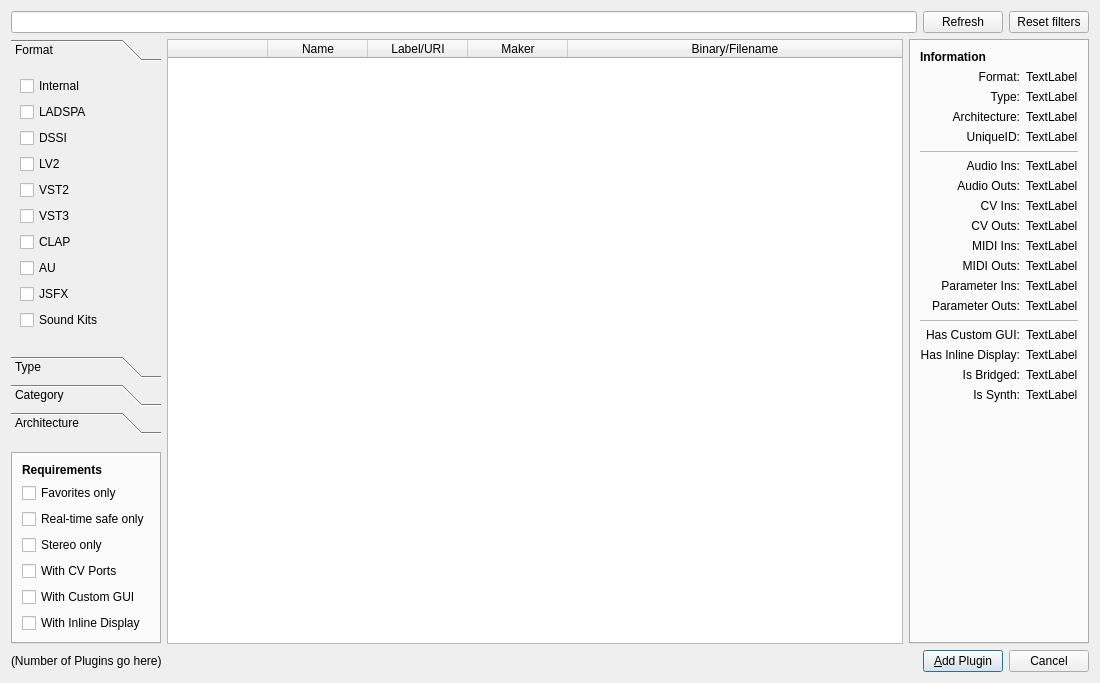
<?xml version="1.0" encoding="UTF-8"?>
<ui version="4.0">
 <class>PluginDatabaseW</class>
 <widget class="QDialog" name="PluginDatabaseW">
  <property name="geometry">
   <rect>
    <x>0</x>
    <y>0</y>
    <width>1100</width>
    <height>683</height>
   </rect>
  </property>
  <property name="windowTitle">
   <string>Carla - Add New</string>
  </property>
  <layout class="QGridLayout" name="gridLayout_3">
   <item row="2" column="0">
    <spacer name="verticalSpacer_6">
     <property name="orientation">
      <enum>Qt::Vertical</enum>
     </property>
     <property name="sizeHint" stdset="0">
      <size>
       <width>20</width>
       <height>40</height>
      </size>
     </property>
    </spacer>
   </item>
   <item row="3" column="0">
    <widget class="QTabWidget" name="tab_reqs">
     <property name="sizePolicy">
      <sizepolicy hsizetype="Minimum" vsizetype="Minimum">
       <horstretch>0</horstretch>
       <verstretch>0</verstretch>
      </sizepolicy>
     </property>
     <property name="tabBarAutoHide" stdset="0">
      <bool>true</bool>
     </property>
     <widget class="QWidget" name="tw_reqs">
      <attribute name="title">
       <string/>
      </attribute>
      <layout class="QGridLayout" name="gridLayout">
       <item row="0" column="1">
        <widget class="QLabel" name="l_reqs">
         <property name="font">
          <font>
           <weight>75</weight>
           <bold>true</bold>
          </font>
         </property>
         <property name="text">
          <string>Requirements</string>
         </property>
        </widget>
       </item>
       <item row="5" column="1">
        <widget class="QCheckBox" name="ch_gui">
         <property name="text">
          <string>With Custom GUI </string>
         </property>
        </widget>
       </item>
       <item row="4" column="1">
        <widget class="QCheckBox" name="ch_cv">
         <property name="text">
          <string>With CV Ports</string>
         </property>
        </widget>
       </item>
       <item row="2" column="1">
        <widget class="QCheckBox" name="ch_rtsafe">
         <property name="text">
          <string>Real-time safe only</string>
         </property>
        </widget>
       </item>
       <item row="3" column="1">
        <widget class="QCheckBox" name="ch_stereo">
         <property name="text">
          <string>Stereo only</string>
         </property>
        </widget>
       </item>
       <item row="6" column="1">
        <widget class="QCheckBox" name="ch_inline_display">
         <property name="text">
          <string>With Inline Display</string>
         </property>
        </widget>
       </item>
       <item row="1" column="1">
        <widget class="QCheckBox" name="ch_favorites">
         <property name="text">
          <string>Favorites only</string>
         </property>
        </widget>
       </item>
      </layout>
     </widget>
    </widget>
   </item>
   <item row="4" column="0" colspan="3">
    <layout class="QHBoxLayout" name="horizontalLayout_2">
     <item>
      <widget class="QLabel" name="label">
       <property name="text">
        <string>(Number of Plugins go here)</string>
       </property>
       <property name="textInteractionFlags">
        <set>Qt::LinksAccessibleByMouse|Qt::TextSelectableByMouse</set>
       </property>
      </widget>
     </item>
     <item>
      <spacer name="horizontalSpacer">
       <property name="orientation">
        <enum>Qt::Horizontal</enum>
       </property>
       <property name="sizeHint" stdset="0">
        <size>
         <width>40</width>
         <height>20</height>
        </size>
       </property>
      </spacer>
     </item>
     <item>
      <widget class="QPushButton" name="b_add">
       <property name="text">
        <string>&amp;Add Plugin</string>
       </property>
       <property name="icon">
        <iconset resource="../resources.qrc">
         <normaloff>:/16x16/list-add.svgz</normaloff>:/16x16/list-add.svgz</iconset>
       </property>
      </widget>
     </item>
     <item>
      <widget class="QPushButton" name="b_cancel">
       <property name="text">
        <string>Cancel</string>
       </property>
       <property name="icon">
        <iconset resource="../resources.qrc">
         <normaloff>:/16x16/dialog-cancel.svgz</normaloff>:/16x16/dialog-cancel.svgz</iconset>
       </property>
      </widget>
     </item>
    </layout>
   </item>
   <item row="0" column="0" colspan="3">
    <layout class="QHBoxLayout" name="horizontalLayout">
     <item>
      <widget class="QLineEdit" name="lineEdit">
       <property name="clearButtonEnabled" stdset="0">
        <bool>true</bool>
       </property>
      </widget>
     </item>
     <item>
      <widget class="QPushButton" name="b_refresh">
       <property name="text">
        <string>Refresh</string>
       </property>
       <property name="icon">
        <iconset resource="../resources.qrc">
         <normaloff>:/16x16/view-refresh.svgz</normaloff>:/16x16/view-refresh.svgz</iconset>
       </property>
      </widget>
     </item>
     <item>
      <widget class="QPushButton" name="b_clear_filters">
       <property name="text">
        <string>Reset filters</string>
       </property>
       <property name="icon">
        <iconset resource="../resources.qrc">
         <normaloff>:/16x16/edit-clear.svgz</normaloff>:/16x16/edit-clear.svgz</iconset>
       </property>
      </widget>
     </item>
    </layout>
   </item>
   <item row="1" column="2" rowspan="3">
    <widget class="QTabWidget" name="tab_info">
     <property name="tabBarAutoHide" stdset="0">
      <bool>true</bool>
     </property>
     <widget class="QWidget" name="tw_info">
      <attribute name="title">
       <string/>
      </attribute>
      <layout class="QGridLayout" name="gridLayout_2">
       <item row="19" column="0">
        <spacer name="verticalSpacer_2">
         <property name="orientation">
          <enum>Qt::Vertical</enum>
         </property>
         <property name="sizeHint" stdset="0">
          <size>
           <width>20</width>
           <height>40</height>
          </size>
         </property>
        </spacer>
       </item>
       <item row="1" column="1">
        <widget class="QLabel" name="l_format">
         <property name="text">
          <string>TextLabel</string>
         </property>
        </widget>
       </item>
       <item row="1" column="0">
        <widget class="QLabel" name="label_2">
         <property name="text">
          <string>Format:</string>
         </property>
         <property name="alignment">
          <set>Qt::AlignRight|Qt::AlignTrailing|Qt::AlignVCenter</set>
         </property>
        </widget>
       </item>
       <item row="3" column="0">
        <widget class="QLabel" name="label_4">
         <property name="text">
          <string>Architecture:</string>
         </property>
         <property name="alignment">
          <set>Qt::AlignRight|Qt::AlignTrailing|Qt::AlignVCenter</set>
         </property>
        </widget>
       </item>
       <item row="3" column="1">
        <widget class="QLabel" name="l_arch">
         <property name="text">
          <string>TextLabel</string>
         </property>
        </widget>
       </item>
       <item row="2" column="0">
        <widget class="QLabel" name="label_6">
         <property name="text">
          <string>Type:</string>
         </property>
         <property name="alignment">
          <set>Qt::AlignRight|Qt::AlignTrailing|Qt::AlignVCenter</set>
         </property>
        </widget>
       </item>
       <item row="2" column="1">
        <widget class="QLabel" name="l_type">
         <property name="text">
          <string>TextLabel</string>
         </property>
        </widget>
       </item>
       <item row="19" column="1">
        <spacer name="verticalSpacer">
         <property name="orientation">
          <enum>Qt::Vertical</enum>
         </property>
         <property name="sizeHint" stdset="0">
          <size>
           <width>20</width>
           <height>40</height>
          </size>
         </property>
        </spacer>
       </item>
       <item row="10" column="0">
        <widget class="QLabel" name="label_12">
         <property name="text">
          <string>MIDI Ins:</string>
         </property>
         <property name="alignment">
          <set>Qt::AlignRight|Qt::AlignTrailing|Qt::AlignVCenter</set>
         </property>
        </widget>
       </item>
       <item row="6" column="0">
        <widget class="QLabel" name="label_8">
         <property name="text">
          <string>Audio Ins:</string>
         </property>
         <property name="alignment">
          <set>Qt::AlignRight|Qt::AlignTrailing|Qt::AlignVCenter</set>
         </property>
        </widget>
       </item>
       <item row="9" column="0">
        <widget class="QLabel" name="label_11">
         <property name="text">
          <string>CV Outs:</string>
         </property>
         <property name="alignment">
          <set>Qt::AlignRight|Qt::AlignTrailing|Qt::AlignVCenter</set>
         </property>
        </widget>
       </item>
       <item row="11" column="0">
        <widget class="QLabel" name="label_13">
         <property name="text">
          <string>MIDI Outs:</string>
         </property>
         <property name="alignment">
          <set>Qt::AlignRight|Qt::AlignTrailing|Qt::AlignVCenter</set>
         </property>
        </widget>
       </item>
       <item row="12" column="0">
        <widget class="QLabel" name="label_14">
         <property name="text">
          <string>Parameter Ins:</string>
         </property>
         <property name="alignment">
          <set>Qt::AlignRight|Qt::AlignTrailing|Qt::AlignVCenter</set>
         </property>
        </widget>
       </item>
       <item row="13" column="0">
        <widget class="QLabel" name="label_15">
         <property name="text">
          <string>Parameter Outs:</string>
         </property>
         <property name="alignment">
          <set>Qt::AlignRight|Qt::AlignTrailing|Qt::AlignVCenter</set>
         </property>
        </widget>
       </item>
       <item row="7" column="0">
        <widget class="QLabel" name="label_9">
         <property name="text">
          <string>Audio Outs:</string>
         </property>
         <property name="alignment">
          <set>Qt::AlignRight|Qt::AlignTrailing|Qt::AlignVCenter</set>
         </property>
        </widget>
       </item>
       <item row="8" column="0">
        <widget class="QLabel" name="label_10">
         <property name="text">
          <string>CV Ins:</string>
         </property>
         <property name="alignment">
          <set>Qt::AlignRight|Qt::AlignTrailing|Qt::AlignVCenter</set>
         </property>
        </widget>
       </item>
       <item row="4" column="0">
        <widget class="QLabel" name="la_id">
         <property name="text">
          <string>UniqueID:</string>
         </property>
         <property name="alignment">
          <set>Qt::AlignRight|Qt::AlignTrailing|Qt::AlignVCenter</set>
         </property>
        </widget>
       </item>
       <item row="16" column="0">
        <widget class="QLabel" name="label_18">
         <property name="text">
          <string>Has Inline Display:</string>
         </property>
         <property name="alignment">
          <set>Qt::AlignRight|Qt::AlignTrailing|Qt::AlignVCenter</set>
         </property>
        </widget>
       </item>
       <item row="15" column="0">
        <widget class="QLabel" name="label_17">
         <property name="text">
          <string>Has Custom GUI:</string>
         </property>
         <property name="alignment">
          <set>Qt::AlignRight|Qt::AlignTrailing|Qt::AlignVCenter</set>
         </property>
        </widget>
       </item>
       <item row="18" column="0">
        <widget class="QLabel" name="label_19">
         <property name="text">
          <string>Is Synth:</string>
         </property>
         <property name="alignment">
          <set>Qt::AlignRight|Qt::AlignTrailing|Qt::AlignVCenter</set>
         </property>
        </widget>
       </item>
       <item row="17" column="0">
        <widget class="QLabel" name="label_20">
         <property name="text">
          <string>Is Bridged:</string>
         </property>
         <property name="alignment">
          <set>Qt::AlignRight|Qt::AlignTrailing|Qt::AlignVCenter</set>
         </property>
        </widget>
       </item>
       <item row="7" column="1">
        <widget class="QLabel" name="l_aouts">
         <property name="text">
          <string>TextLabel</string>
         </property>
        </widget>
       </item>
       <item row="4" column="1">
        <widget class="QLabel" name="l_id">
         <property name="text">
          <string>TextLabel</string>
         </property>
        </widget>
       </item>
       <item row="6" column="1">
        <widget class="QLabel" name="l_ains">
         <property name="text">
          <string>TextLabel</string>
         </property>
        </widget>
       </item>
       <item row="18" column="1">
        <widget class="QLabel" name="l_synth">
         <property name="text">
          <string>TextLabel</string>
         </property>
        </widget>
       </item>
       <item row="12" column="1">
        <widget class="QLabel" name="l_pins">
         <property name="text">
          <string>TextLabel</string>
         </property>
        </widget>
       </item>
       <item row="8" column="1">
        <widget class="QLabel" name="l_cvins">
         <property name="text">
          <string>TextLabel</string>
         </property>
        </widget>
       </item>
       <item row="13" column="1">
        <widget class="QLabel" name="l_pouts">
         <property name="text">
          <string>TextLabel</string>
         </property>
        </widget>
       </item>
       <item row="11" column="1">
        <widget class="QLabel" name="l_mouts">
         <property name="text">
          <string>TextLabel</string>
         </property>
        </widget>
       </item>
       <item row="10" column="1">
        <widget class="QLabel" name="l_mins">
         <property name="text">
          <string>TextLabel</string>
         </property>
        </widget>
       </item>
       <item row="17" column="1">
        <widget class="QLabel" name="l_bridged">
         <property name="text">
          <string>TextLabel</string>
         </property>
        </widget>
       </item>
       <item row="16" column="1">
        <widget class="QLabel" name="l_idisp">
         <property name="text">
          <string>TextLabel</string>
         </property>
        </widget>
       </item>
       <item row="15" column="1">
        <widget class="QLabel" name="l_gui">
         <property name="text">
          <string>TextLabel</string>
         </property>
        </widget>
       </item>
       <item row="9" column="1">
        <widget class="QLabel" name="l_cvouts">
         <property name="text">
          <string>TextLabel</string>
         </property>
        </widget>
       </item>
       <item row="0" column="0" colspan="2">
        <widget class="QLabel" name="label_3">
         <property name="font">
          <font>
           <weight>75</weight>
           <bold>true</bold>
          </font>
         </property>
         <property name="text">
          <string>Information</string>
         </property>
        </widget>
       </item>
       <item row="14" column="0" colspan="2">
        <widget class="Line" name="line_2">
         <property name="lineWidth">
          <number>0</number>
         </property>
         <property name="midLineWidth">
          <number>1</number>
         </property>
         <property name="orientation">
          <enum>Qt::Horizontal</enum>
         </property>
        </widget>
       </item>
       <item row="5" column="0" colspan="2">
        <widget class="Line" name="line">
         <property name="lineWidth">
          <number>0</number>
         </property>
         <property name="midLineWidth">
          <number>1</number>
         </property>
         <property name="orientation">
          <enum>Qt::Horizontal</enum>
         </property>
        </widget>
       </item>
      </layout>
     </widget>
    </widget>
   </item>
   <item row="1" column="1" rowspan="3">
    <widget class="QTableWidget" name="tableWidget">
     <property name="sizePolicy">
      <sizepolicy hsizetype="Expanding" vsizetype="Expanding">
       <horstretch>1</horstretch>
       <verstretch>0</verstretch>
      </sizepolicy>
     </property>
     <property name="editTriggers">
      <set>QAbstractItemView::NoEditTriggers</set>
     </property>
     <property name="showDropIndicator" stdset="0">
      <bool>false</bool>
     </property>
     <property name="dragDropOverwriteMode">
      <bool>false</bool>
     </property>
     <property name="alternatingRowColors">
      <bool>true</bool>
     </property>
     <property name="selectionMode">
      <enum>QAbstractItemView::SingleSelection</enum>
     </property>
     <property name="selectionBehavior">
      <enum>QAbstractItemView::SelectRows</enum>
     </property>
     <property name="showGrid">
      <bool>false</bool>
     </property>
     <property name="gridStyle">
      <enum>Qt::NoPen</enum>
     </property>
     <property name="sortingEnabled">
      <bool>true</bool>
     </property>
     <property name="wordWrap">
      <bool>false</bool>
     </property>
     <attribute name="horizontalHeaderMinimumSectionSize">
      <number>24</number>
     </attribute>
     <attribute name="horizontalHeaderStretchLastSection">
      <bool>true</bool>
     </attribute>
     <attribute name="verticalHeaderVisible">
      <bool>false</bool>
     </attribute>
     <attribute name="verticalHeaderDefaultSectionSize">
      <number>22</number>
     </attribute>
     <attribute name="verticalHeaderMinimumSectionSize">
      <number>12</number>
     </attribute>
     <column>
      <property name="text">
       <string notr="true"/>
      </property>
      <property name="toolTip">
       <string notr="true"/>
      </property>
      <property name="whatsThis">
       <string notr="true"/>
      </property>
      <property name="icon">
       <iconset resource="../resources.qrc">
        <normaloff>:/16x16/bookmarks.svgz</normaloff>:/16x16/bookmarks.svgz</iconset>
      </property>
     </column>
     <column>
      <property name="text">
       <string>Name</string>
      </property>
     </column>
     <column>
      <property name="text">
       <string>Label/URI</string>
      </property>
     </column>
     <column>
      <property name="text">
       <string>Maker</string>
      </property>
     </column>
     <column>
      <property name="text">
       <string>Binary/Filename</string>
      </property>
     </column>
    </widget>
   </item>
   <item row="1" column="0">
    <widget class="QToolBox" name="toolBox">
     <property name="currentIndex">
      <number>0</number>
     </property>
     <widget class="QWidget" name="p_format">
      <property name="geometry">
       <rect>
        <x>0</x>
        <y>0</y>
        <width>158</width>
        <height>237</height>
       </rect>
      </property>
      <attribute name="label">
       <string>Format</string>
      </attribute>
      <layout class="QVBoxLayout" name="verticalLayout">
       <item>
        <widget class="QCheckBox" name="ch_internal">
         <property name="text">
          <string>Internal</string>
         </property>
        </widget>
       </item>
       <item>
        <widget class="QCheckBox" name="ch_ladspa">
         <property name="text">
          <string>LADSPA</string>
         </property>
        </widget>
       </item>
       <item>
        <widget class="QCheckBox" name="ch_dssi">
         <property name="text">
          <string>DSSI</string>
         </property>
        </widget>
       </item>
       <item>
        <widget class="QCheckBox" name="ch_lv2">
         <property name="text">
          <string>LV2</string>
         </property>
        </widget>
       </item>
       <item>
        <widget class="QCheckBox" name="ch_vst">
         <property name="text">
          <string>VST2</string>
         </property>
        </widget>
       </item>
       <item>
        <widget class="QCheckBox" name="ch_vst3">
         <property name="text">
          <string>VST3</string>
         </property>
        </widget>
       </item>
       <item>
        <widget class="QCheckBox" name="ch_clap">
         <property name="text">
          <string>CLAP</string>
         </property>
        </widget>
       </item>
       <item>
        <widget class="QCheckBox" name="ch_au">
         <property name="text">
          <string>AU</string>
         </property>
        </widget>
       </item>
       <item>
        <widget class="QCheckBox" name="ch_jsfx">
         <property name="text">
          <string>JSFX</string>
         </property>
        </widget>
       </item>
       <item>
        <widget class="QCheckBox" name="ch_kits">
         <property name="text">
          <string>Sound Kits</string>
         </property>
        </widget>
       </item>
       <item>
        <spacer name="verticalSpacer_5">
         <property name="orientation">
          <enum>Qt::Vertical</enum>
         </property>
         <property name="sizeHint" stdset="0">
          <size>
           <width>20</width>
           <height>40</height>
          </size>
         </property>
        </spacer>
       </item>
      </layout>
     </widget>
     <widget class="QWidget" name="p_type">
      <property name="geometry">
       <rect>
        <x>0</x>
        <y>0</y>
        <width>158</width>
        <height>156</height>
       </rect>
      </property>
      <attribute name="label">
       <string>Type</string>
      </attribute>
      <layout class="QVBoxLayout" name="verticalLayout_2">
       <item>
        <widget class="QCheckBox" name="ch_effects">
         <property name="text">
          <string>Effects</string>
         </property>
        </widget>
       </item>
       <item>
        <widget class="QCheckBox" name="ch_instruments">
         <property name="text">
          <string>Instruments</string>
         </property>
        </widget>
       </item>
       <item>
        <widget class="QCheckBox" name="ch_midi">
         <property name="text">
          <string>MIDI Plugins</string>
         </property>
        </widget>
       </item>
       <item>
        <widget class="QCheckBox" name="ch_other">
         <property name="text">
          <string>Other/Misc</string>
         </property>
        </widget>
       </item>
       <item>
        <spacer name="verticalSpacer_3">
         <property name="orientation">
          <enum>Qt::Vertical</enum>
         </property>
         <property name="sizeHint" stdset="0">
          <size>
           <width>20</width>
           <height>40</height>
          </size>
         </property>
        </spacer>
       </item>
      </layout>
     </widget>
     <widget class="QWidget" name="p_category">
      <attribute name="label">
       <string>Category</string>
      </attribute>
      <layout class="QVBoxLayout" name="verticalLayout_4">
       <item>
        <widget class="QCheckBox" name="ch_cat_all">
         <property name="text">
          <string>All</string>
         </property>
        </widget>
       </item>
       <item>
        <widget class="QCheckBox" name="ch_cat_delay">
         <property name="text">
          <string>Delay</string>
         </property>
        </widget>
       </item>
       <item>
        <widget class="QCheckBox" name="ch_cat_distortion">
         <property name="text">
          <string>Distortion</string>
         </property>
        </widget>
       </item>
       <item>
        <widget class="QCheckBox" name="ch_cat_dynamics">
         <property name="text">
          <string>Dynamics</string>
         </property>
        </widget>
       </item>
       <item>
        <widget class="QCheckBox" name="ch_cat_eq">
         <property name="text">
          <string>EQ</string>
         </property>
        </widget>
       </item>
       <item>
        <widget class="QCheckBox" name="ch_cat_filter">
         <property name="text">
          <string>Filter</string>
         </property>
        </widget>
       </item>
       <item>
        <widget class="QCheckBox" name="ch_cat_modulator">
         <property name="text">
          <string>Modulator</string>
         </property>
        </widget>
       </item>
       <item>
        <widget class="QCheckBox" name="ch_cat_synth">
         <property name="text">
          <string>Synth</string>
         </property>
        </widget>
       </item>
       <item>
        <widget class="QCheckBox" name="ch_cat_utility">
         <property name="text">
          <string>Utility</string>
         </property>
        </widget>
       </item>
       <item>
        <widget class="QCheckBox" name="ch_cat_other">
         <property name="text">
          <string>Other</string>
         </property>
        </widget>
       </item>
       <item>
        <spacer name="verticalSpacer_7">
         <property name="orientation">
          <enum>Qt::Vertical</enum>
         </property>
         <property name="sizeHint" stdset="0">
          <size>
           <width>20</width>
           <height>23</height>
          </size>
         </property>
        </spacer>
       </item>
      </layout>
     </widget>
     <widget class="QWidget" name="p_arch">
      <property name="geometry">
       <rect>
        <x>0</x>
        <y>0</y>
        <width>158</width>
        <height>130</height>
       </rect>
      </property>
      <attribute name="label">
       <string>Architecture</string>
      </attribute>
      <layout class="QVBoxLayout" name="verticalLayout_3">
       <item>
        <widget class="QCheckBox" name="ch_native">
         <property name="text">
          <string>Native</string>
         </property>
        </widget>
       </item>
       <item>
        <widget class="QCheckBox" name="ch_bridged">
         <property name="text">
          <string>Bridged</string>
         </property>
        </widget>
       </item>
       <item>
        <widget class="QCheckBox" name="ch_bridged_wine">
         <property name="text">
          <string>Bridged (Wine)</string>
         </property>
        </widget>
       </item>
       <item>
        <spacer name="verticalSpacer_4">
         <property name="orientation">
          <enum>Qt::Vertical</enum>
         </property>
         <property name="sizeHint" stdset="0">
          <size>
           <width>20</width>
           <height>40</height>
          </size>
         </property>
        </spacer>
       </item>
      </layout>
     </widget>
    </widget>
   </item>
  </layout>
  <action name="act_focus_search">
   <property name="text">
    <string>Focus Text Search</string>
   </property>
   <property name="shortcut">
    <string>Ctrl+F</string>
   </property>
  </action>
 </widget>
 <tabstops>
  <tabstop>lineEdit</tabstop>
  <tabstop>tableWidget</tabstop>
  <tabstop>b_add</tabstop>
  <tabstop>b_cancel</tabstop>
  <tabstop>b_refresh</tabstop>
  <tabstop>b_clear_filters</tabstop>
  <tabstop>ch_internal</tabstop>
  <tabstop>ch_ladspa</tabstop>
  <tabstop>ch_dssi</tabstop>
  <tabstop>ch_lv2</tabstop>
  <tabstop>ch_vst</tabstop>
  <tabstop>ch_vst3</tabstop>
  <tabstop>ch_clap</tabstop>
  <tabstop>ch_au</tabstop>
  <tabstop>ch_kits</tabstop>
  <tabstop>ch_effects</tabstop>
  <tabstop>ch_instruments</tabstop>
  <tabstop>ch_midi</tabstop>
  <tabstop>ch_other</tabstop>
  <tabstop>ch_native</tabstop>
  <tabstop>ch_bridged</tabstop>
  <tabstop>ch_bridged_wine</tabstop>
  <tabstop>ch_inline_display</tabstop>
  <tabstop>ch_stereo</tabstop>
  <tabstop>ch_rtsafe</tabstop>
  <tabstop>ch_gui</tabstop>
  <tabstop>ch_cv</tabstop>
  <tabstop>tab_reqs</tabstop>
  <tabstop>tab_info</tabstop>
 </tabstops>
 <resources>
  <include location="../resources.qrc"/>
 </resources>
 <connections>
 </connections>
</ui>
